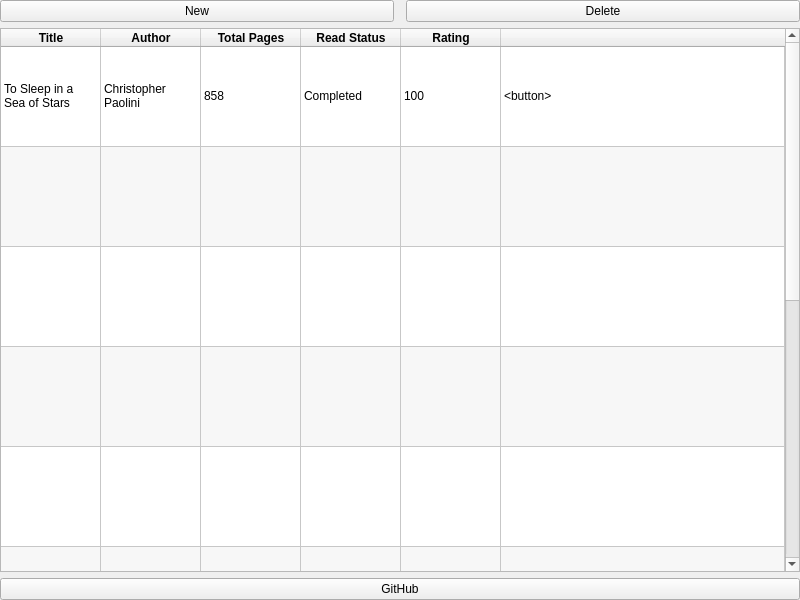
<?xml version="1.0" encoding="UTF-8"?>
<ui version="4.0">
 <class>MainWindow</class>
 <widget class="QMainWindow" name="MainWindow">
  <property name="geometry">
   <rect>
    <x>0</x>
    <y>0</y>
    <width>800</width>
    <height>600</height>
   </rect>
  </property>
  <property name="windowTitle">
   <string>MainWindow</string>
  </property>
  <widget class="QWidget" name="centralwidget">
   <layout class="QVBoxLayout" name="verticalLayout" stretch="1,10,0">
    <property name="leftMargin">
     <number>0</number>
    </property>
    <property name="topMargin">
     <number>0</number>
    </property>
    <property name="rightMargin">
     <number>0</number>
    </property>
    <property name="bottomMargin">
     <number>0</number>
    </property>
    <item>
     <layout class="QHBoxLayout" name="header">
      <property name="spacing">
       <number>12</number>
      </property>
      <item>
       <widget class="QPushButton" name="newButton">
        <property name="text">
         <string>New</string>
        </property>
       </widget>
      </item>
      <item>
       <widget class="QPushButton" name="delButton">
        <property name="text">
         <string>Delete</string>
        </property>
       </widget>
      </item>
     </layout>
    </item>
    <item>
     <layout class="QHBoxLayout" name="content">
      <item>
       <widget class="QTableWidget" name="bookTable">
        <property name="autoFillBackground">
         <bool>false</bool>
        </property>
        <property name="lineWidth">
         <number>1</number>
        </property>
        <property name="autoScrollMargin">
         <number>16</number>
        </property>
        <property name="editTriggers">
         <set>QAbstractItemView::NoEditTriggers</set>
        </property>
        <property name="alternatingRowColors">
         <bool>true</bool>
        </property>
        <property name="textElideMode">
         <enum>Qt::ElideNone</enum>
        </property>
        <property name="sortingEnabled">
         <bool>true</bool>
        </property>
        <property name="rowCount">
         <number>10</number>
        </property>
        <property name="columnCount">
         <number>6</number>
        </property>
        <attribute name="horizontalHeaderVisible">
         <bool>true</bool>
        </attribute>
        <attribute name="horizontalHeaderMinimumSectionSize">
         <number>60</number>
        </attribute>
        <attribute name="horizontalHeaderHighlightSections">
         <bool>true</bool>
        </attribute>
        <attribute name="horizontalHeaderStretchLastSection">
         <bool>true</bool>
        </attribute>
        <attribute name="verticalHeaderVisible">
         <bool>false</bool>
        </attribute>
        <attribute name="verticalHeaderCascadingSectionResizes">
         <bool>false</bool>
        </attribute>
        <attribute name="verticalHeaderMinimumSectionSize">
         <number>60</number>
        </attribute>
        <attribute name="verticalHeaderDefaultSectionSize">
         <number>100</number>
        </attribute>
        <attribute name="verticalHeaderStretchLastSection">
         <bool>false</bool>
        </attribute>
        <row/>
        <row/>
        <row/>
        <row/>
        <row/>
        <row/>
        <row/>
        <row/>
        <row/>
        <row/>
        <column>
         <property name="text">
          <string>Title</string>
         </property>
         <property name="font">
          <font>
           <bold>true</bold>
          </font>
         </property>
        </column>
        <column>
         <property name="text">
          <string>Author</string>
         </property>
         <property name="font">
          <font>
           <bold>true</bold>
          </font>
         </property>
        </column>
        <column>
         <property name="text">
          <string>Total Pages</string>
         </property>
         <property name="font">
          <font>
           <bold>true</bold>
          </font>
         </property>
        </column>
        <column>
         <property name="text">
          <string>Read Status</string>
         </property>
         <property name="font">
          <font>
           <bold>true</bold>
          </font>
         </property>
        </column>
        <column>
         <property name="text">
          <string>Rating</string>
         </property>
         <property name="font">
          <font>
           <bold>true</bold>
          </font>
         </property>
        </column>
        <column>
         <property name="text">
          <string/>
         </property>
         <property name="font">
          <font>
           <bold>true</bold>
          </font>
         </property>
         <property name="textAlignment">
          <set>AlignHCenter|AlignTop</set>
         </property>
        </column>
        <item row="0" column="0">
         <property name="text">
          <string>To Sleep in a Sea of Stars</string>
         </property>
        </item>
        <item row="0" column="1">
         <property name="text">
          <string>Christopher Paolini</string>
         </property>
        </item>
        <item row="0" column="2">
         <property name="text">
          <string>858</string>
         </property>
        </item>
        <item row="0" column="3">
         <property name="text">
          <string>Completed</string>
         </property>
        </item>
        <item row="0" column="4">
         <property name="text">
          <string>100</string>
         </property>
        </item>
        <item row="0" column="5">
         <property name="text">
          <string>&lt;button&gt;</string>
         </property>
        </item>
       </widget>
      </item>
     </layout>
    </item>
    <item>
     <layout class="QHBoxLayout" name="footer">
      <item>
       <widget class="QPushButton" name="githubButton">
        <property name="text">
         <string>GitHub</string>
        </property>
       </widget>
      </item>
     </layout>
    </item>
   </layout>
  </widget>
 </widget>
 <resources/>
 <connections/>
</ui>
